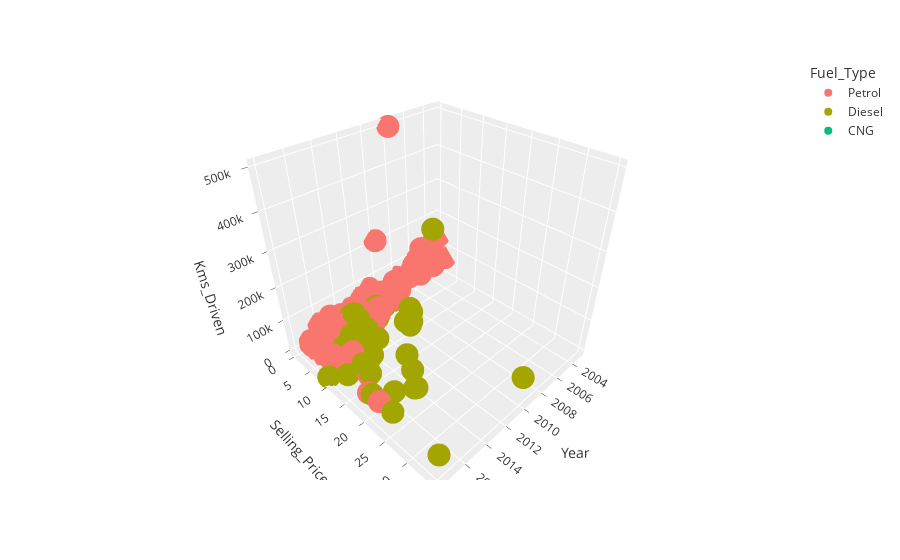

This figure's notebook cell:
### Markdown cell above
## Delers cars are having more Price

### Code cell
px.scatter_3d(cardata,x="Year",y="Selling_Price",z="Kms_Driven",color="Fuel_Type",template="ggplot2")

### Figure 1 — Plotly figure (JSON) as saved in the notebook; plotly's stock layout.template omitted (floating-point values rounded to 4 significant figures; data arrays with more than 128 entries replaced by an {"elided": "..."} marker saying what was removed)
{"data": [{"hovertemplate": "Fuel_Type=Petrol<br>Year=%{x}<br>Selling_Price=%{y}<br>Kms_Driven=%{z}<extra></extra>", "legendgroup": "Petrol", "marker": {"color": "#F8766D", "symbol": "circle"}, "mode": "markers", "name": "Petrol", "scene": "scene", "showlegend": true, "type": "scatter3d", "x": {"elided": "239 int values"}, "y": {"elided": "239 float values"}, "z": {"elided": "239 int values"}}, {"hovertemplate": "Fuel_Type=Diesel<br>Year=%{x}<br>Selling_Price=%{y}<br>Kms_Driven=%{z}<extra></extra>", "legendgroup": "Diesel", "marker": {"color": "#A3A500", "symbol": "circle"}, "mode": "markers", "name": "Diesel", "scene": "scene", "showlegend": true, "type": "scatter3d", "x": [2013, 2014, 2018, 2015, 2016, 2015, 2015, 2016, 2015, 2016, 2015, 2012, 2014, 2014, 2014, 2014, 2012, 2015, 2017, 2013, 2014, 2014, 2015, 2017, 2014, 2010, 2014, 2011, 2014, 2012, 2016, 2015, 2017, 2015, 2005, 2010, 2014, 2015, 2016, 2010, 2010, 2015, 2015, 2014, 2015, 2012, 2012, 2013, 2013, 2015, 2012, 2013, 2012, 2016, 2014, 2016, 2014, 2015, 2016, 2017], "y": [4.75, 4.6, 9.25, 6.5, 8.75, 7.45, 6.85, 7.75, 7.25, 7.75, 7.45, 3.1, 4.95, 6, 5.5, 5.5, 14.9, 23, 18, 16, 19.99, 18.75, 23.5, 33, 4.75, 9.25, 3.95, 4.5, 4.9, 14.5, 14.73, 4.75, 23, 12.5, 3.49, 35, 11.25, 23, 20.75, 9.65, 3.25, 4.85, 11.75, 6, 8.25, 4.95, 3.1, 6.15, 3.9, 11.25, 5.35, 5.95, 5.2, 12.9, 7.2, 8.35, 8.25, 8.55, 9.5, 11.5], "z": [43000, 42450, 2071, 33429, 20273, 42367, 51000, 43000, 41678, 43000, 45000, 51439, 39000, 45000, 45000, 45780, 104707, 40000, 15000, 135000, 41000, 78000, 47000, 6000, 45000, 59000, 71000, 45000, 83000, 89000, 23000, 40000, 15000, 38000, 197176, 78000, 58242, 40000, 29000, 50024, 58000, 21125, 43535, 77632, 61381, 60000, 52132, 45000, 53000, 68000, 32322, 49000, 71000, 35934, 48000, 19434, 63000, 60076, 33988, 9000]}, {"hovertemplate": "Fuel_Type=CNG<br>Year=%{x}<br>Selling_Price=%{y}<br>Kms_Driven=%{z}<extra></extra>", "legendgroup": "CNG", "marker": {"color": "#00BF7D", "symbol": "circle"}, "mode": "markers", "name": "CNG", "scene": "scene", "showlegend": true, "type": "scatter3d", "x": [2015, 2011], "y": [3.25, 2.95], "z": [35500, 49998]}], "layout": {"legend": {"title": {"text": "Fuel_Type"}, "tracegroupgap": 0}, "margin": {"t": 60}, "scene": {"domain": {"x": [0, 1], "y": [0, 1]}, "xaxis": {"title": {"text": "Year"}}, "yaxis": {"title": {"text": "Selling_Price"}}, "zaxis": {"title": {"text": "Kms_Driven"}}}}}
